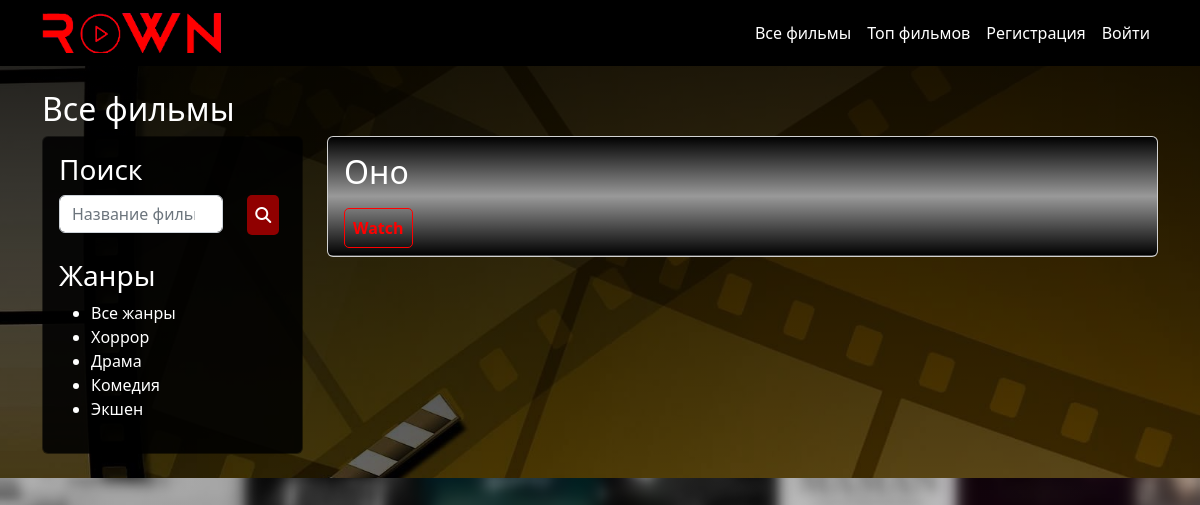
Page /movies/all/filter/horror on the committed database.
### krownApp/models.py (models this page shows, shortened)
class Genre(models.Model):
    genreName = models.CharField("Genre", max_length=255)
    slug = models.SlugField(unique=True, blank=True, editable=False)

class Movie(models.Model):
    movieName = models.CharField("Movie name", max_length=255)
    genre = models.ForeignKey(Genre, on_delete=models.CASCADE, verbose_name="Genre")
    year = models.IntegerField("Year")
    producer = models.CharField("Producer", max_length=255)
    cover = models.CharField("Link to cover", max_length=500)
    poster = models.CharField("Link to poster", max_length=500)
    isTop = models.BooleanField("Is Top", default=False)
    isRecommended = models.BooleanField("Is Recommended", default=False)
    description = models.TextField("Description")
    rating = models.FloatField("Rating")
    movieLink = models.CharField("Link to movie", max_length=500)

### krownApp/views.py (the view)
# urls.py: path('movies/all/', views.allMovies, name='allMovies'),
def allMovies(request, slug=None):
    genre = None
    movies = Movie.objects.all()
    genres = Genre.objects.all()
    searchData = request.GET.get('search')
    if searchData:
        movies = Movie.objects.filter(Q(movieName__icontains=searchData) | Q(description__icontains=searchData))
    if slug:
        genre = get_object_or_404(Genre, slug=slug)
        movies = movies.filter(genre=genre)
    return render(request, "user/all-movies.html", {
        'movies': movies,
        'genres': genres,
        'genre': genre
    })

### krownApp/templates/user/all-movies.html (shortened to what this page needs)
{% extends "../base.html" %}
{% block content %}
<div style="padding: 24px; background: linear-gradient(rgba(0, 0, 0, 0.9), rgba(0, 0, 0, 0.4)), url(../../static/img/image.jpg); background-size: cover; background-attachment: fixed; background-position: center;">
<div class="top-ten">
  <div class="container" style="color: black;">
    <h2 style="color: #ffffff;">Все фильмы</h2>
    <div class="row">
      <div class="col-md-3">
        <div class="card" style="background:rgba(0, 0, 0, 0.4); color: white;">
          <div class="card-body" style="background:rgba(0, 0, 0, 0.8); border: none; border-radius: 5px;">
            <h3>Поиск</h3>
            <form class="mb-4" action="{% url 'allMovies' %}">
              <div class="row">
                <div class="col-9">
                  <form>
                    <input type="search" name="search" class="form-control" placeholder="Название фильма, описание и т.д.">
                  </form>
                </div>
                <div class="col-3"><button type="submit" class="butt-purp"><i class="fa-solid fa-magnifying-glass"></i></button></div>
              </div>
            </form>
            <h3>Жанры</h3>
            <ul>
              <li><a href="{% url 'allMovies' %}" style="text-decoration: none; color: #ffffff;">Все жанры</a></li>
              {% for genre in genres %}
              <li><a href="{% url 'filterMovies' slug=genre.slug %}" style="text-decoration: none; color: #ffffff;">{{ genre.genreName }}</a></li>
              {% endfor %}
            </ul>
          </div>
        </div>
      </div>
      <div class="col-md-9">
        {% for movie in movies %}
        <div class="card mb-4">
          <div class="card-body" id="moviecrd" style=" color: #ffffff; background: linear-gradient(rgba(0, 0, 0, 1), rgba(0, 0, 0, 0.4), rgba(0, 0, 0, 1)), url({{ movie.cover }}); background-size: cover; background-position: center; border-radius: 5px;">
            <h2 class="mb-4">{{ movie.movieName }}</h2>
            <a href="{% url 'movieDetail' pk=movie.pk %}" class="butt-out-purp">Watch</a>
          </div>
        </div>
        {% endfor %}
      </div>
    </div>
  </div>
</div>
</div>
{% endblock %}

### krownApp/static/css/style.css (style rules this page uses)
.butt-out-purp { font-weight: 600; padding: 8px; color: red; background: rgba(0, 0, 0, 0.0); border-radius: 5px; border: 1px solid red; text-decoration: none; transition: 300ms; }
.butt-purp { text-decoration: none; background: rgba(144, 0, 0, 1); border: none; border-radius: 5px; font-weight: 600; padding: 8px; color: white; transition: 300ms; }

### rows in the picture
Genre: genreName "Хоррор"
Genre: genreName "Драма"
Genre: genreName "Комедия"
Genre: genreName "Экшен"
Movie: movieName "Оно"
